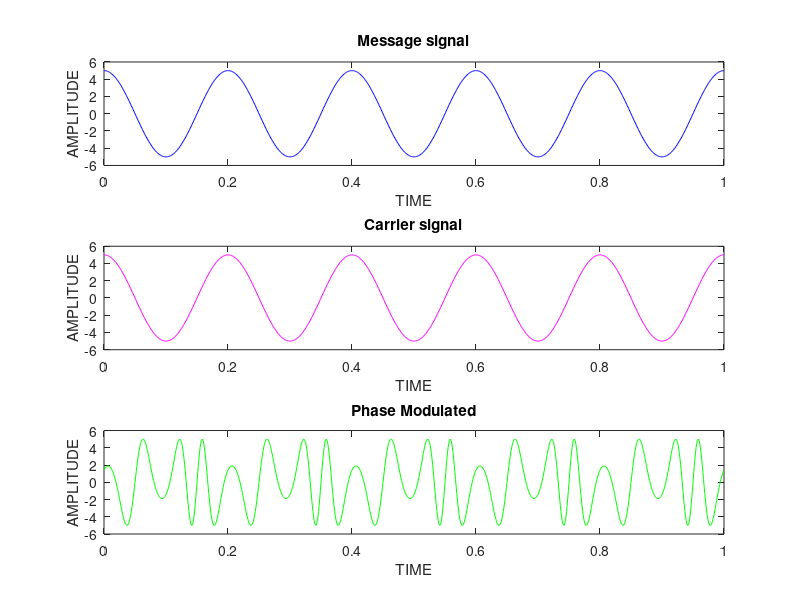

Write the MATLAB code that produced this figure.
clear all;
close all;
clc;
t=0:0.001:1;
am=input('Amplitude of the Modulated Signal');
fm=input('Frequency of the Modulated signal');
ac=input('Amplitude of the carrier signal');
fc=input('Frequency of the carrier signal');
mp=input('Sensitivity');
xt=am*cos(2*pi*fm*t);
subplot(3,1,1);
plot(t,xt,'b');
title('Message signal');
xlabel('TIME');
ylabel('AMPLITUDE');
ct=ac*cos(2*pi*fc*t);
subplot(3,1,2);
plot(t,ct,'m');
title('Carrier signal');
xlabel('TIME');
ylabel('AMPLITUDE');
sfmt=ac*cos((2*pi*fc*t)+(mp*cos(2*pi*fm*t)));
subplot(3,1,3);
plot(t,sfmt,'g');
title('Phase Modulated');
xlabel('TIME');
ylabel('AMPLITUDE');
